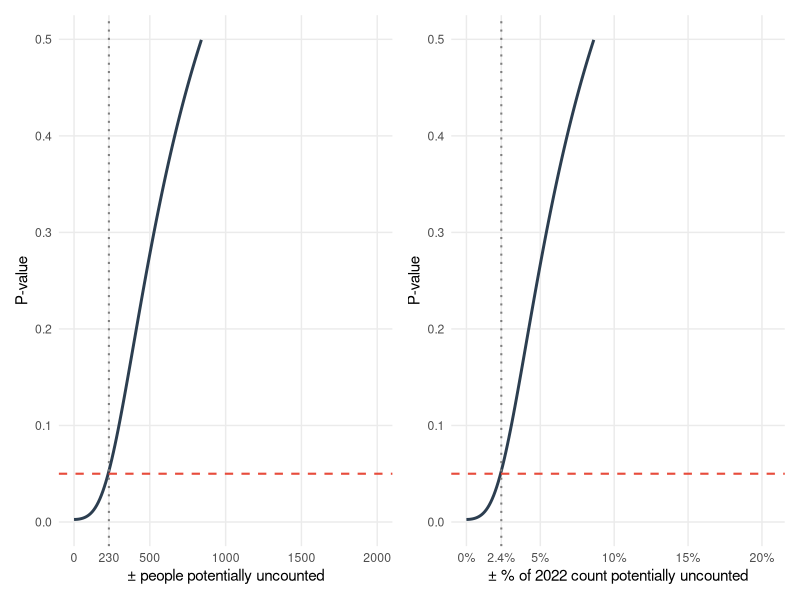

The R script that drew this image:
## ---- chunk 1
library(ggplot2)
library(dplyr)
library(patchwork)

x_2022 <- 9747
x_2024 <- 9450
diff <- x_2024 - x_2022
lambda_0 <- x_2022
uncounted <- seq(0, 2000, by = 10)
sigma_lambda <- uncounted / 1.96
var_x <- lambda_0 + sigma_lambda^2
se_x <- sqrt(var_x)
z <- diff / se_x
p_value <- 2 * pnorm(z)

df <- data.frame(
  uncounted = uncounted,
  pct_uncounted = 100 * uncounted / lambda_0,
  p_value = p_value
)

crossover_05 <- df$uncounted[which.min(abs(df$p_value - 0.05))]
crossover_05_pct <- 100 * crossover_05 / lambda_0

common_theme <- theme_minimal(base_size = 11) +
  theme(panel.grid.minor = element_blank())

p1 <- ggplot(df, aes(x = uncounted, y = p_value)) +
  geom_line(linewidth = 1, color = "#2c3e50") +
  geom_hline(yintercept = 0.05, linetype = "dashed", color = "#e74c3c", linewidth = 0.7) +
  geom_vline(xintercept = crossover_05, linetype = "dotted", color = "gray50", linewidth = 0.7) +
  scale_y_continuous(limits = c(0, 0.5), breaks = seq(0, 0.5, by = 0.1)) +
  scale_x_continuous(breaks = sort(c(seq(0, 2000, by = 500), crossover_05))) +
  labs(x = "± people potentially uncounted", y = "P-value") +
  common_theme

p2 <- ggplot(df, aes(x = pct_uncounted, y = p_value)) +
  geom_line(linewidth = 1, color = "#2c3e50") +
  geom_hline(yintercept = 0.05, linetype = "dashed", color = "#e74c3c", linewidth = 0.7) +
  geom_vline(xintercept = crossover_05_pct, linetype = "dotted", color = "gray50", linewidth = 0.7) +
  scale_y_continuous(limits = c(0, 0.5), breaks = seq(0, 0.5, by = 0.1)) +
  scale_x_continuous(
    breaks = sort(c(seq(0, 20, by = 5), crossover_05_pct)),
    labels = function(x) paste0(round(x, 1), "%")
  ) +
  labs(x = "± % of 2022 count potentially uncounted", y = "P-value") +
  common_theme

combined <- p1 + p2
print(combined)
